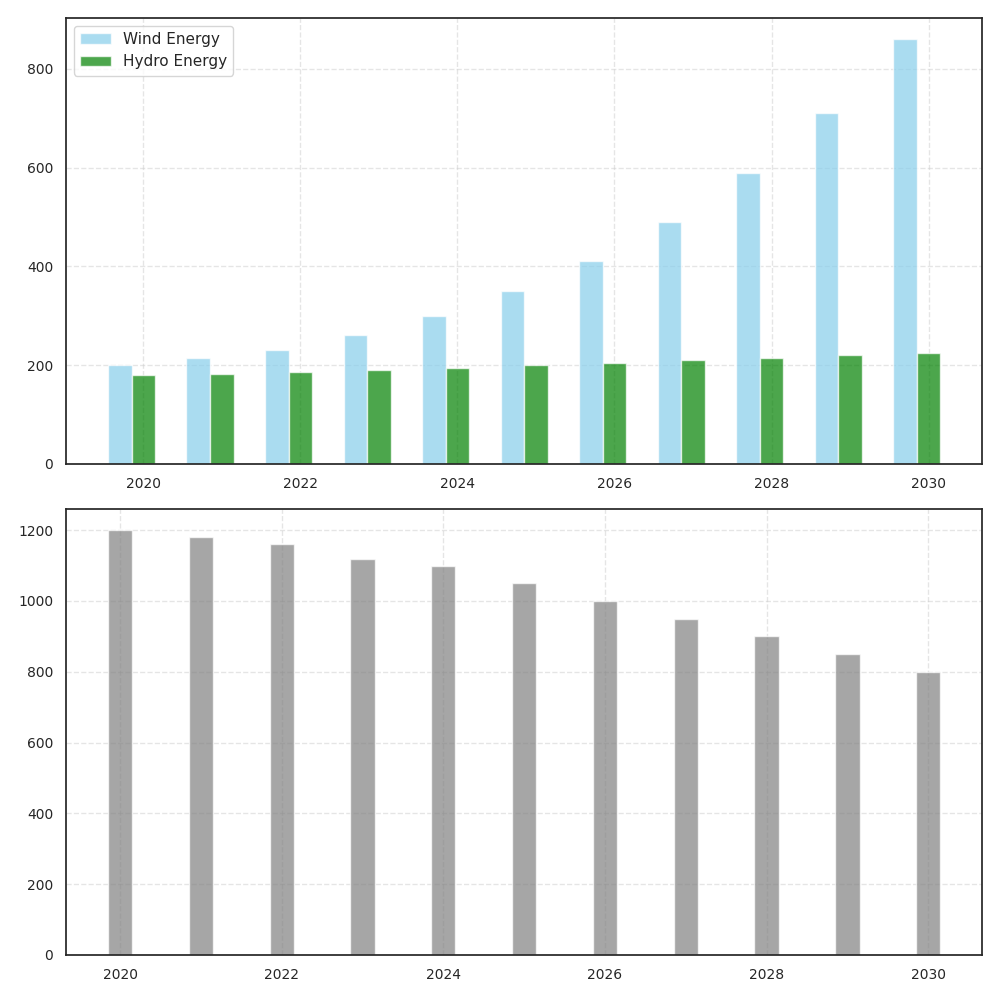

The Python source for this figure:
import matplotlib.pyplot as plt
import numpy as np

years = np.arange(2020, 2031)
wind_energy = [200, 215, 230, 260, 300, 350, 410, 490, 590, 710, 860]
hydro_energy = [180, 182, 185, 190, 195, 200, 205, 210, 215, 220, 225]
fossil_energy = [1200, 1180, 1160, 1120, 1100, 1050, 1000, 950, 900, 850, 800]

fig, (ax1, ax2) = plt.subplots(2, 1, figsize=(10, 10))

# Grouped bar chart for wind and hydro energy
width = 0.3  # Reduced width for grouped bars
ax1.bar(years - width, wind_energy, width, label='Wind Energy', color='skyblue', alpha=0.7)
ax1.bar(years, hydro_energy, width, label='Hydro Energy', color='green', alpha=0.7)
ax1.grid(True, linestyle='--', alpha=0.5)
ax1.legend()

# Grouped bar chart for fossil energy
ax2.bar(years, fossil_energy, width, color='gray', alpha=0.7)
ax2.grid(True, linestyle='--', alpha=0.5)

ax1.tick_params(labelsize=10)
ax2.tick_params(labelsize=10)

plt.tight_layout()
plt.show()
